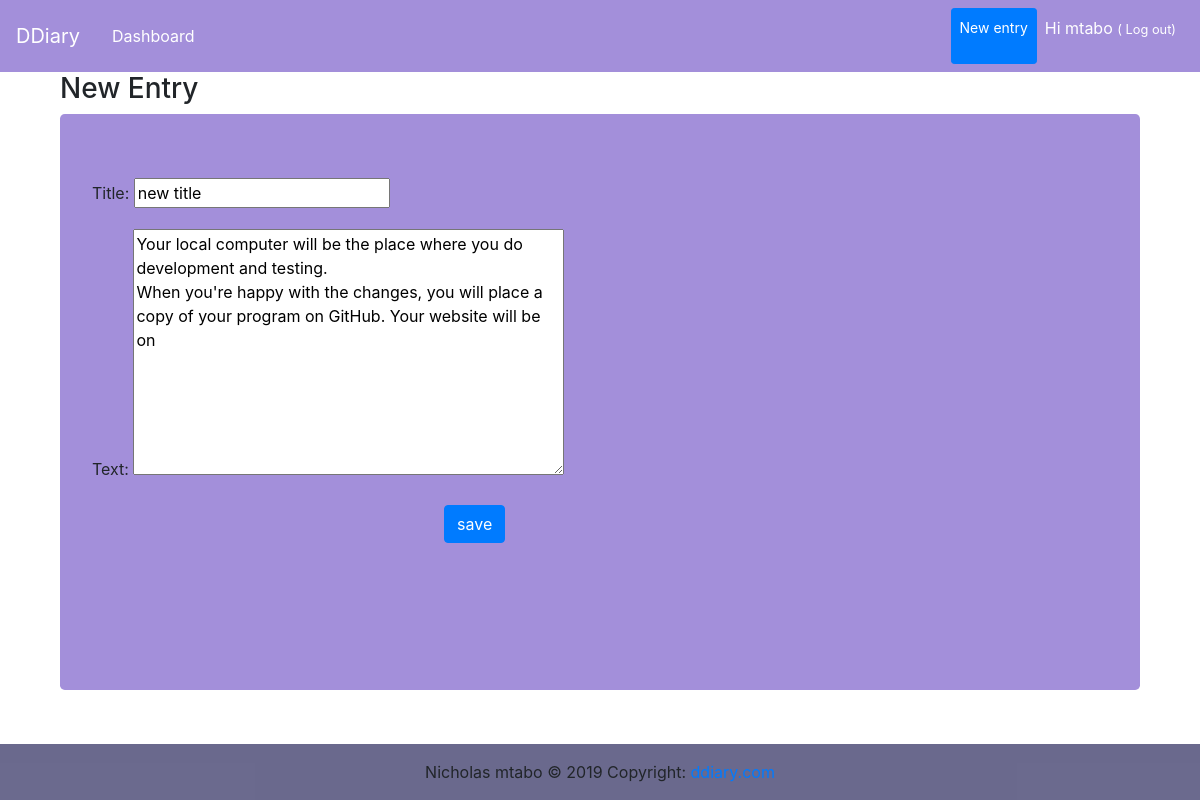
The page /entry/27/edit/ (signed in) on the database its author committed.
### entries/models.py (models this page shows, shortened)
class Entry(models.Model):
  author = models.ForeignKey(settings.AUTH_USER_MODEL, on_delete=models.CASCADE)
  title = models.CharField(max_length=200)
  text = models.TextField(max_length=700)
  created_date = models.DateTimeField(default=timezone.now)

### entries/views.py (the view)
# urls.py: path('entry/<int:pk>/edit/', views.post_edit, name='post_edit'),
@login_required
def post_edit(request, pk):
  entry = get_object_or_404(Entry, pk=pk)
  if request.method == "POST":
    form = EntryForm(request.POST, instance=entry)
    if form.is_valid():
      entry = form.save(commit=False)
      entry.author = request.user
      entry.save()
      return redirect('entry_detail', pk=entry.pk)
  else:
    form = EntryForm(instance=entry)
  return render(request, 'entries/post_edit.html', {'form': form})

### entries/forms.py
class EntryForm(forms.ModelForm):
  class Meta:
    model = Entry
    fields = ('title', 'text',)

### entries/templates/entries/post_edit.html (shortened to what this page needs)
{% extends 'entries/base.html' %}
{% block content %}
	<h3>New Entry</h3>
	<div class="jumbotron" style="margin-top: .2em; position: relative; height: 72vh; background:rgba(72, 32, 182, 0.5);">
		<form method="post">
		  <span class="form-group">
		    {{ form.as_p }}
		  </span>
		  <button type="submit" class="btn btn-primary"
		  	style="margin-left: 22em;"
		  >save</button>
		</form>
	</div>
{% endblock %}

### entries/templates/entries/base.html (shortened to what this page needs)
{% load static %}
<!DOCTYPE html>
<html lang="en">
<head>
  <link rel="stylesheet" href="https://stackpath.bootstrapcdn.com/bootstrap/4.3.1/css/bootstrap.min.css">
  <link rel="stylesheet" href="{% static 'entries/style.css' %}">
  <link rel="stylesheet" href="{% static 'base.css' %}">
</head>
<body class="fluid">
  <nav class="navbar sticky-top navbar-expand-md navbar-light" style="background-color: rgba(72, 32, 182, 0.5); color: #fff;">
    <a class="navbar-brand" style="color: #fff;" href="/">DDiary</a>
    <a class="nav-item nav-link active" href="/" style="color: #fff;">
      Dashboard</a>
    <div class="collapse navbar-collapse justify-content-end" id="navbarNavAltMarkup">
      <div class="navbar-nav">
      	<a class="nav-item nav-link btn btn-primary btn-sm" href="{% url 'post_new' %}" class="top-menu" style="color: #fff;">
          New entry</a>
        {% if user.is_authenticated %}
        <p class="nav-item nav-link" style="color: #fff;">
          Hi {{ user.username }} <small>(<a href="{% url 'logout' %}" style="color: #fff;">
            Log out</a>)</small></p>
        {% else %}
        <a class="nav-item nav-link" href="{% url 'login' %}" class="top-menu" style="color: #fff;">login</a>
        <a class="nav-item nav-link" href="{% url 'signup' %}" class="top-menu" style="color: #fff;">signup</a>
        {% endif %}
      </div>
    </div>
  </nav>
  <div class="content container">
    <div class="col-sm-12">
      {% block content %}
      {% endblock %}
    </div>
  </div>
  <footer class="page-footer font-small blue" style='background:rgba(8, 6, 66, .6); bottom: 0; position: absolute; width: 100%'>
    <div class="footer-copyright text-center py-3">Nicholas mtabo © 2019 Copyright:
      <a href="/"> ddiary.com</a>
    </div>
  </footer>
</body>
</html>

### rows shown on the page
Entry: title "new title", text "Your local computer will be the place where you do development and testing. When you're happy with the changes, you will place a copy of your program on GitHub. Your website will be on"

### other values the page prints
{{ user.username }} "mtabo"
